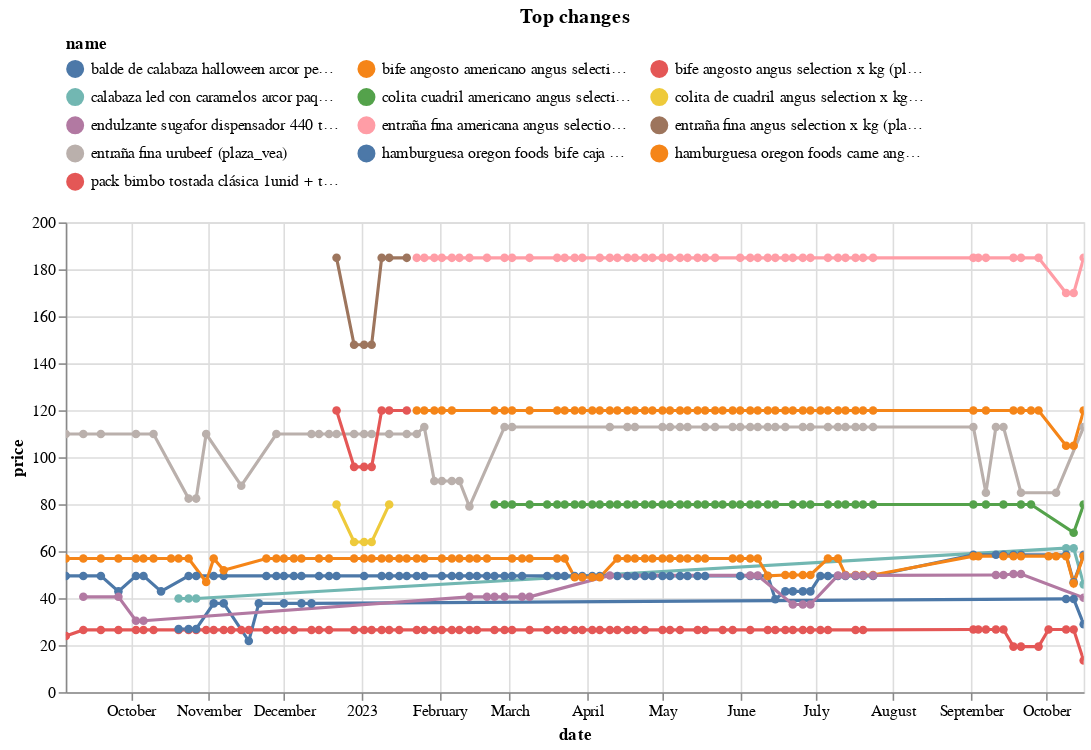

The notebook cell this image was saved under:
### Code cell
top_changes_abs.head(10).pipe(plot_changes, 'Top changes')

### Figure 1 — Vega-Lite specification as saved in the notebook (floating-point values rounded to 4 significant figures; data arrays with more than 128 entries replaced by an {"elided": "..."} marker saying what was removed)
{"config": {"view": {"continuousWidth": 300, "continuousHeight": 300}, "legend": {"columns": 3, "orient": "top"}}, "data": {"name": "data-4e89a290bd78f3d0958f929c858cfc98"}, "mark": {"type": "line", "point": true}, "encoding": {"color": {"field": "name", "scale": {"domain": ["balde de calabaza halloween arcor peppa paquete 100g (plaza_vea)", "bife angosto americano angus selection x kg (plaza_vea)", "bife angosto angus selection x kg (plaza_vea)", "calabaza led con caramelos arcor paquete 200g (plaza_vea)", "colita cuadril americano angus selection x kg (plaza_vea)", "colita de cuadril angus selection x kg (plaza_vea)", "endulzante sugafor dispensador 440 tabletas (plaza_vea)", "entraña fina americana angus selection x kg (plaza_vea)", "entraña fina angus selection x kg (plaza_vea)", "entraña fina urubeef (plaza_vea)", "hamburguesa oregon foods bife caja 4un (plaza_vea)", "hamburguesa oregon foods carne angus caja 4un (plaza_vea)", "pack bimbo tostada clásica 1unid + tostada integral 2unid (plaza_vea)"]}, "type": "nominal"}, "tooltip": [{"field": "name", "type": "nominal"}, {"field": "price", "type": "quantitative"}, {"field": "last_price", "type": "quantitative"}], "x": {"field": "date", "type": "temporal"}, "y": {"field": "price", "type": "quantitative"}}, "params": [{"name": "param_7", "select": {"type": "point", "fields": ["name"]}, "bind": "legend"}, {"name": "param_8", "select": {"type": "interval", "encodings": ["x", "y"]}, "bind": "scales"}], "title": "Top changes", "transform": [{"filter": {"param": "param_7"}}], "width": 650, "$schema": "https://vega.github.io/schema/vega-lite/v5.15.1.json", "datasets": {"data-4e89a290bd78f3d0958f929c858cfc98": {"elided": "519 records"}}}
